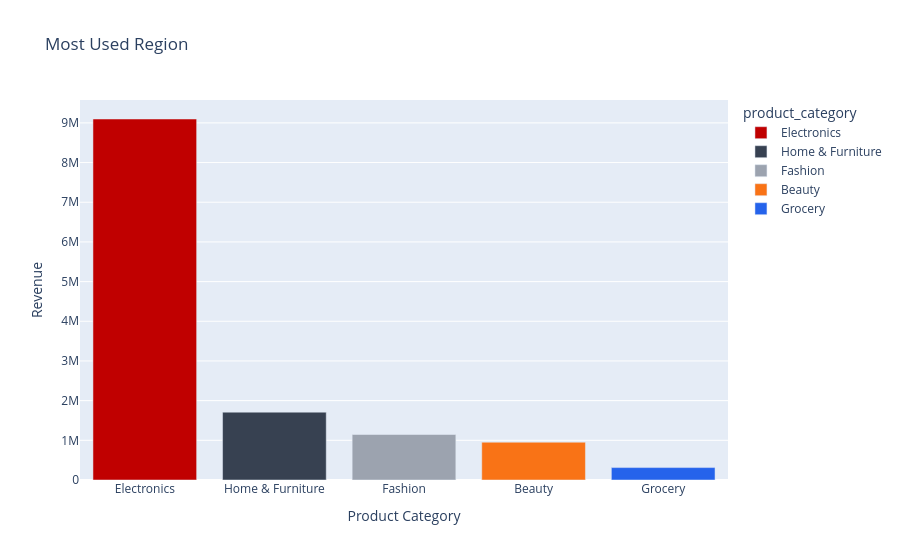

This figure's notebook cell:
### Code cell
fig_of_category = px.bar(category_revenue, x=category_revenue.index, y=category_revenue.values, title='Most Used Region', color=category_revenue.index, color_discrete_sequence=PALETTE)
fig_of_category.update_layout(xaxis_title='Product Category', yaxis_title='Revenue')

### Figure 1 — Plotly figure (JSON) as saved in the notebook; plotly's stock layout.template omitted (floating-point values rounded to 4 significant figures)
{"data": [{"hovertemplate": "product_category=%{x}<br>y=%{y}<extra></extra>", "legendgroup": "Electronics", "marker": {"color": "#C00000", "pattern": {"shape": ""}}, "name": "Electronics", "orientation": "v", "showlegend": true, "textposition": "auto", "type": "bar", "x": ["Electronics"], "xaxis": "x", "y": [9098000.0], "yaxis": "y"}, {"hovertemplate": "product_category=%{x}<br>y=%{y}<extra></extra>", "legendgroup": "Home & Furniture", "marker": {"color": "#374151", "pattern": {"shape": ""}}, "name": "Home & Furniture", "orientation": "v", "showlegend": true, "textposition": "auto", "type": "bar", "x": ["Home & Furniture"], "xaxis": "x", "y": [1710000.0], "yaxis": "y"}, {"hovertemplate": "product_category=%{x}<br>y=%{y}<extra></extra>", "legendgroup": "Fashion", "marker": {"color": "#9CA3AF", "pattern": {"shape": ""}}, "name": "Fashion", "orientation": "v", "showlegend": true, "textposition": "auto", "type": "bar", "x": ["Fashion"], "xaxis": "x", "y": [1147000.0], "yaxis": "y"}, {"hovertemplate": "product_category=%{x}<br>y=%{y}<extra></extra>", "legendgroup": "Beauty", "marker": {"color": "#F97316", "pattern": {"shape": ""}}, "name": "Beauty", "orientation": "v", "showlegend": true, "textposition": "auto", "type": "bar", "x": ["Beauty"], "xaxis": "x", "y": [952600.0], "yaxis": "y"}, {"hovertemplate": "product_category=%{x}<br>y=%{y}<extra></extra>", "legendgroup": "Grocery", "marker": {"color": "#2563EB", "pattern": {"shape": ""}}, "name": "Grocery", "orientation": "v", "showlegend": true, "textposition": "auto", "type": "bar", "x": ["Grocery"], "xaxis": "x", "y": [313100.0], "yaxis": "y"}], "layout": {"barmode": "relative", "legend": {"title": {"text": "product_category"}, "tracegroupgap": 0}, "title": {"text": "Most Used Region"}, "xaxis": {"anchor": "y", "categoryarray": ["Electronics", "Home & Furniture", "Fashion", "Beauty", "Grocery"], "categoryorder": "array", "domain": [0, 1], "title": {"text": "Product Category"}}, "yaxis": {"anchor": "x", "domain": [0, 1], "title": {"text": "Revenue"}}}}
